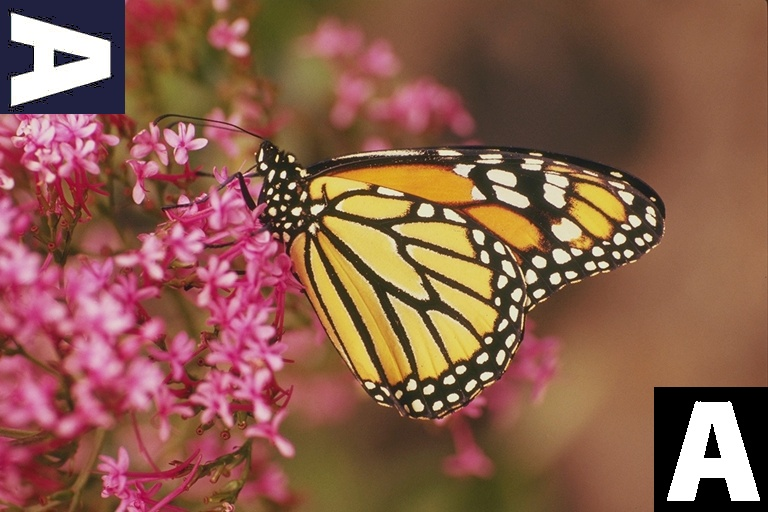
#> input picture 디지털영상처리/week3-mission/mission/merge.jpg, 768 x 512 px; its folder holds 2 pictures in this run
$ python '이현수2.py'
#> lines starting #> are read from the running program, lines starting #| are printed output that depends on the picture
src_folder = 'mission/'

import os
import time
import numpy as np
import matplotlib.image as img
import matplotlib.pyplot as plt

sz = os.path.getsize(__file__)
print(f'Program Size = {sz:#,}\n')#단계1. 파일 사이즈 출력(주석문 포함)

def print_num(num):
    str_num = str(num)  #정수를 문자열로 변환
    num_len = len(str_num) #문자열 길이
    if num_len < 4: print(str_num, end='') #단계2. 1,000 단위 쉼표(,) 넣기 ...문자열길이가 4미만이라면 그냥출력
    else: #문자열길이가 4이상이라면
        numlist=list(str_num) #문자열을 리스트로 변환
        index = num_len - 3
        numlist.insert(index,",") #, 삽입
        while True:
            index = index - 3 #인덱스 3빼기
            if index<=0: #인덱스가 맨앞자리거나 음수면 반복문 빠져나감
                break
            else:
                numlist.insert(index,",")#아니면 인덱스에 , 삽입
        str_num2=''.join(numlist) #리스트를 문자열로 변환
        print(str_num2, end='') #출력
    if str_num == '0': #단계3. 10000 이하의 자릿수에 대한 아라비아 숫자와 한글표현 ... str_num이 0이라면
        print('()') #()만 출력
    elif num_len==1: #숫자길이가 1이라면
        print('({0})'.format(str_num)) #(숫자) 출력
    elif num_len==2: #숫자길이가 2라면
        print('(', end='')
        if str_num[0]!='1': print(str_num[0], end='')#십의자리가 1이 아닐때 십의자리 숫자출력
        print('십',end='') #'십'출력
        if str_num[1]!='0': print(str_num[1], end='')#일의자리가 0이 아닐때 일의자리 숫자출력
        print(')')
    elif num_len==3: #숫자길이가 3이라면
        print('(', end='')
        if str_num[0]!='1': print(str_num[0], end='') #백의자리가 '1'이 아니면 백의자리 숫자 출력
        print('백',end='') #'백'출력
        if str_num[1]!='0': #십의자리숫자가 '0'이 아닐때
            if str_num[1]=='1': print('십',end='') #십의자리숫자가 '0'이아니면서 '1'일때 '십'만 출력
            else : print(str_num[1]+'십',end='') #그외 숫자+'십'형태로 출력
        if str_num[2]!='0': print(str_num[2],end='') #일의자리숫자가 '0'이 아니면 일의자리숫자 그대로 출력
        print(')')
    elif num_len==4: #숫자길이가 4라면
        print('(', end='')
        if str_num[0] != '1': print(str_num[0], end='') #천의자리숫자가 '1'이 아니면 천의자리 숫자 출력
        print('천', end='') #'천'출력
        if str_num[1] != '0':#백의자리가 '0'이 아닐때
            if str_num[1]=='1': print('백', end='')#백의자리숫자가 '0'이 아니면서 '1'일때 '백'만 출력
            else: print(str_num[1] + '백', end='') #그외 숫자+'백'형태로 출력
        if str_num[2] != '0':#십의자리숫자가 '0'이 아닐때
            if str_num[2]=='1': print('십', end='')#십의자리숫자가 '0'이 아니면서 '1'일때  '십'만 출력
            else : print(str_num[2] + '십', end='')#십의자리숫자가 '0'이 아니면 숫자+'십'형태로 출력
        if str_num[3] != '0': print(str_num[3], end='') #일의자리숫자가 '0'이 아니면 일의자리숫자 그대로 출력
        print(')')
    else: #숫자길이가 5이상이라면
        print('(', end='')
        if(num_len==5): #숫자길이가 5일경우
            if str_num[0]!='1': print(str_num[0], end='') #만의자리수사가 '1'이 아니면 만의자리숫자출력
            print('만',end='') #'만'출력
        else: print(str_num[:len(str_num)-4] + '만', end='') #길이6이상일때 인덱스0부터 만의자리숫자까지 출력후 '만'출력
        if str_num[len(str_num)-4] != '0':#천의자리가 '0'이 아닐때
            if str_num[len(str_num)-4]=='1': print('천', end='')#천의자리숫자가 '0'아 아니면서 '1'일때 '천'만 출력
            else: print(str_num[len(str_num)-4] + '천', end='')#천의자리숫자가 '0'이 아니면 숫자+'천'형태로 출력
        if str_num[len(str_num)-3] != '0':#백의자리가 '0'이 아닐때
            if str_num[len(str_num)-3]=='1': print('백', end='')#백의자리숫자가 '0'이 아니면서 '1'일때 '백'만 출력
            else: print(str_num[len(str_num)-3] + '백', end='')#백의자리숫자가 '0'이 아니면 숫자+'백'형태로 출력
        if str_num[len(str_num)-2] != '0':#십의자리숫자가 '0'이 아닐때
            if str_num[len(str_num)-2]=='1': print('십', end='')#십의자리숫자가 '0'이 아니면서 '1'일때  '십'만 출력
            else: print(str_num[len(str_num)-2] + '십', end='')#십의자리숫자가 '0'이 아니면 숫자+'십'형태로 출력
        if str_num[len(str_num)-1] != '0': print(str_num[len(str_num)-1], end='')#일의자리숫자가 '0'이 아니면 숫자 그대로 출력
        print(')')

s_time = time.time() #단계2. 시간측정 시작

lst_jpg = [] #jpg사진이 담길 리스트
lst_png = [] #png사진이 담길 리스트
lst_tif =[] #tif사진이 담길 리스트
totalFilesize = 0 #총 파일 사이즈 저장 변수
for i, (path, sub_dir, files) in enumerate(os.walk(src_folder)):
    for filename in files:
        ext = os.path.splitext(filename)[-1]   # 파일 확장자를 반환함.
        ext_and_lst = zip(['.jpg', '.png', '.tif'], [lst_jpg, lst_png, lst_tif])
        for ext_nm, lst_n in ext_and_lst:
            if ext_nm == ext.lower():   # 소문자로 바꾸어 비교한다.
                a = os.path.join(path, filename)
                b = os.path.getsize(path+"/"+ filename)
                totalFilesize = totalFilesize + b
                lst_temp = [a,b]
                lst_n.append(lst_temp)
                break
#단계3. 파일 수, 확장자별 파일 개수 출력
print('Total number of picture files : {0}(jpg:{1}, png:{2}, tif:{3})'.format(
    len(lst_jpg)+len(lst_png)+len(lst_tif), len(lst_jpg),len(lst_png),len(lst_tif)))
print('Total size of files: ',end='')
print_num(totalFilesize)

lst = [lst_jpg, lst_png, lst_tif] #lst리스트에 확장자별 사진정보가 있는리스트 저장
sizeMax = ['', 0]#사이즈가 가장 큰 사진을 가정해 이름, 사이즈 두개정보를 sizeMax 리스트에 저장
sizeMin = ['', 99999999999999999999]#사이즈가 가장 작으 사진을 가정해 이름, 사이즈 두개정보를 sizeMin 리스트에 저장
for i in lst:
    for j in i:
        if j[1]>sizeMax[1]: #사이즈가 더 큰게 발견되면
            sizeMax[0]=j[0] #sizeMax[0]에 j[0]즉 사진 이름 저장
            sizeMax[1]=j[1] #sizeMax[1]에 j[1]즉 사진 사이즈 저장
for i in lst:
    for j in i:
        if j[1]<sizeMin[1]:#사이즈가 더 작은게 발견되면
            sizeMin[0]=j[0]#sizeMin[0]에 j[0]즉 사진 이름저장
            sizeMin[1]=j[1]#sizeMin[1]에 j[1]즉 사진 사이즈 저장

img1 = img.imread(sizeMax[0])#사이즈가 가장 큰 사진읽기
#> img1 is the input picture: shape (512, 768, 3); mean R, G, B 139, 92.8, 76
img2 = img.imread(sizeMin[0])#사이즈가 가장 작은 사진 읽기
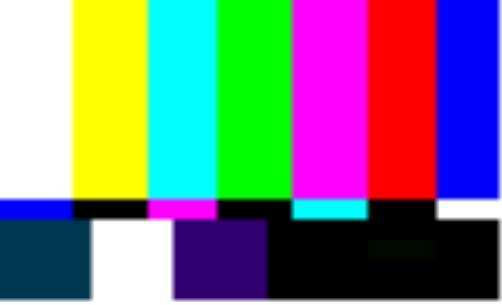
#> input picture 디지털영상처리/week3-mission/mission/tmp.jpg, 502 x 305 px
#> img2 is the input picture: shape (305, 502, 3); mean R, G, B 120.3, 120.9, 128.1

temp=0 #비교변수
tall=['',0,0]#세로길이가 가장 긴 사진정보를 담을 리스트
for i in lst:
    if len(i)!=0 : #리스트i가 비어있지 않다면
        for j in i:
            temp_img = img.imread(j[0]) #반복문으로 모든 사진들 읽어오기
            n = np.array(temp_img.shape) #n에 읽어온사진 shape를 np.array를 통해 변환해 저장
#> n = [512, 768, 3]
            if (temp < n[0]): #그중에 세로길이가 더 큰게 발견되면
                tall[0] = j[0] #tail[0]에 j[0]즉 사진 이름저장
                tall[1] = n[0] #tail[1]에 n[0]즉 사진 세로길이 저장
                tall[2] = n[1] #tail[2]에 n[1]즉 사진 가로길이 저장
                temp=n[0] #비교변수를 갱신
#> temp = 512
temp=0 #비교변수
#> temp = 0
wide=['',0,0]#가로길이가 가장 긴 사진정보를 담을 리스트
for i in lst:
    if len(i)!=0:#리스트i가 비어있지 않다면
        for j in i:
            temp_img = img.imread(j[0])  #반복문으로 모든 사진들 읽어오기
            n = np.array(temp_img.shape) #n에 읽어온사진 shape를 np.array를 통해 변환해 저장
            if (temp < n[1]):#그중에 가로길이가 더 큰게 발견되면
                wide[0] = j[0] #wide[0]에 j[0]즉 사진 이름저장
                wide[1] = n[0] #wide[1]에 n[0]즉 사진 세로길이 저장
                wide[2] = n[1] #wide[2]에 n[1]즉 사진 가로길이 저장
                temp=n[1] #비교변수를 갱신
#> temp = 768

img3=img.imread(tall[0])#세로길이가 가장 긴 사진 읽기
img4=img.imread(wide[0])#가로길이가 가장 긴 사진 읽기

c_time = time.time()#시간측정 중단
print('\nTotal Execution Time = {0:.4f}[sec]'.format(c_time - s_time)) #소요시간 출력
#단계4. 그림 출력
ch='\\'
plt.figure(figsize=(15, 8), num='prob2') #창사이즈를 가로:15, 세로:8로 설정. 창 이름은 'prob2'로 설정
plt.subplot(221)  # 2x2 배열의 subplt 창에서 1번째 창 지정
plt.imshow(img1)
plt.title(f"max=\"{sizeMax[0][sizeMax[0].rfind(ch)+1:]}\":{sizeMax[1]:#,}")#해당창의 타이틀
plt.axis('off') # 영상의 경계가 보이지 않는다.

plt.subplot(222) # 2x2 배열의 subplt 창에서 2번째 창 지정
plt.imshow(img2)
plt.title(f"min=\"{sizeMin[0][sizeMin[0].rfind(ch)+1:]}\":{sizeMin[1]:#,}")#해당창의 타이틀
plt.axis('off') # 영상의 경계가 보이지 않는다.

plt.subplot(223) # 2x2 배열의 subplt 창에서 3번째 창 지정
plt.imshow(img3)
plt.title('tall='+'"'+tall[0][tall[0].rfind('\\')+1:]+'":('+str(tall[1])+', '+str(tall[2])+')')#해당창의 타이틀
plt.axis('off') # 영상의 경계가 보이지 않는다.

plt.subplot(224) # 2x2 배열의 subplt 창에서 4번째 창 지정
plt.imshow(img4)
plt.title('wide='+'"'+wide[0][wide[0].rfind('\\')+1:]+'":('+str(wide[1])+', '+str(wide[2])+')')#해당창의 타이틀
plt.axis('off') # 영상의 경계가 보이지 않는다.
plt.show()#사진출력
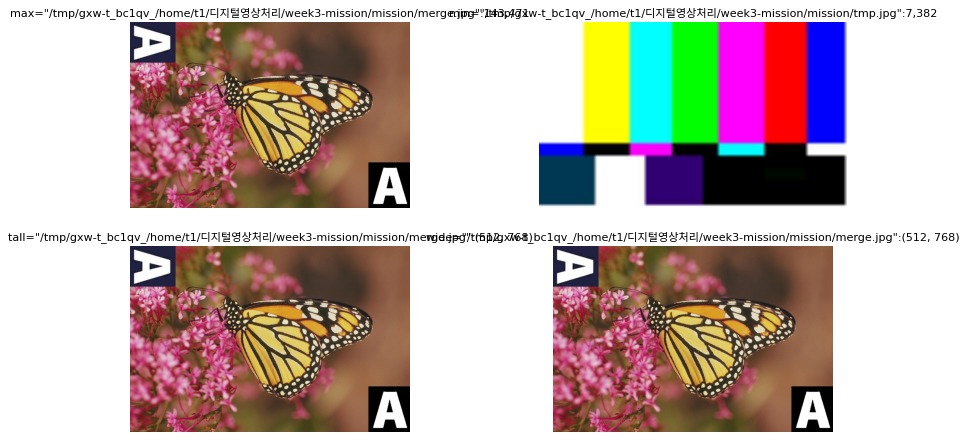
#> figure drawn by matplotlib, 4 panels
